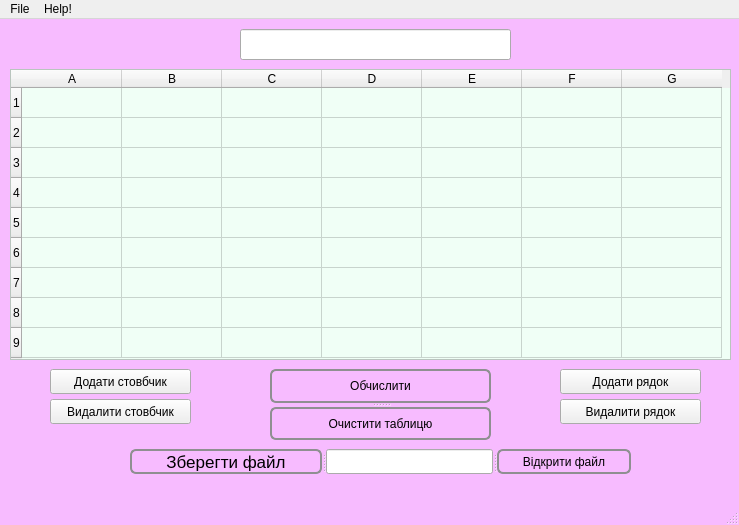
<?xml version="1.0" encoding="UTF-8"?>
<ui version="4.0">
 <class>MainWindow</class>
 <widget class="QMainWindow" name="MainWindow">
  <property name="geometry">
   <rect>
    <x>0</x>
    <y>0</y>
    <width>739</width>
    <height>525</height>
   </rect>
  </property>
  <property name="mouseTracking">
   <bool>false</bool>
  </property>
  <property name="windowTitle">
   <string>MainWindow</string>
  </property>
  <property name="styleSheet">
   <string notr="true">QMainWindow{
	background-color: rgb(247, 187, 255);

	

}</string>
  </property>
  <widget class="QWidget" name="centralwidget">
   <widget class="QTableWidget" name="tableWidget">
    <property name="geometry">
     <rect>
      <x>10</x>
      <y>50</y>
      <width>721</width>
      <height>291</height>
     </rect>
    </property>
    <property name="styleSheet">
     <string notr="true">QTableWidget{
	background-color: rgb(240, 255, 246)
}</string>
    </property>
    <row>
     <property name="text">
      <string>1</string>
     </property>
    </row>
    <row>
     <property name="text">
      <string>2</string>
     </property>
    </row>
    <row>
     <property name="text">
      <string>3</string>
     </property>
    </row>
    <row>
     <property name="text">
      <string>4</string>
     </property>
    </row>
    <row>
     <property name="text">
      <string>5</string>
     </property>
    </row>
    <row>
     <property name="text">
      <string>6</string>
     </property>
    </row>
    <row>
     <property name="text">
      <string>7</string>
     </property>
    </row>
    <row>
     <property name="text">
      <string>8</string>
     </property>
    </row>
    <row>
     <property name="text">
      <string>9</string>
     </property>
    </row>
    <column>
     <property name="text">
      <string>A</string>
     </property>
    </column>
    <column>
     <property name="text">
      <string>B</string>
     </property>
    </column>
    <column>
     <property name="text">
      <string>C</string>
     </property>
    </column>
    <column>
     <property name="text">
      <string>D</string>
     </property>
    </column>
    <column>
     <property name="text">
      <string>E</string>
     </property>
    </column>
    <column>
     <property name="text">
      <string>F</string>
     </property>
    </column>
    <column>
     <property name="text">
      <string>G</string>
     </property>
    </column>
   </widget>
   <widget class="QSplitter" name="splitter">
    <property name="geometry">
     <rect>
      <x>130</x>
      <y>430</y>
      <width>501</width>
      <height>25</height>
     </rect>
    </property>
    <property name="orientation">
     <enum>Qt::Horizontal</enum>
    </property>
    <widget class="QPushButton" name="SaveFile">
     <property name="font">
      <font>
       <family>Arial</family>
       <pointsize>13</pointsize>
       <weight>50</weight>
       <italic>false</italic>
       <bold>false</bold>
      </font>
     </property>
     <property name="styleSheet">
      <string notr="true">QPushButton {
	font: 8pt &quot;Ubuntu&quot;;
    border: 2px solid #8f8f91;
    border-radius: 6px;
    background-color: qlineargradient(x1: 0, y1: 0, x2: 0, y2: 1,
                                      stop: 0 #f6f7fa, stop: 1 #dadbde);
    min-width: 80px;
	
	
	font: 13pt &quot;Arial&quot;;
}

QPushButton:pressed {
    background-color: qlineargradient(x1: 0, y1: 0, x2: 0, y2: 1,
                                      stop: 0 #dadbde, stop: 1 #f6f7fa);
}

QPushButton:flat {
    border: none; /* no border for a flat push button */
}

QPushButton:default {
    border-color: navy; /* make the default button prominent */
}</string>
     </property>
     <property name="text">
      <string>Зберегти файл</string>
     </property>
    </widget>
    <widget class="QLineEdit" name="file_name"/>
    <widget class="QPushButton" name="OpenFile">
     <property name="styleSheet">
      <string notr="true">QPushButton {
    border: 2px solid #8f8f91;
    border-radius: 6px;
    background-color: qlineargradient(x1: 0, y1: 0, x2: 0, y2: 1,
                                      stop: 0 #f6f7fa, stop: 1 #dadbde);
    min-width: 80px;
	
	
	font: 13pt &quot;Arial&quot;;
}

QPushButton:pressed {
    background-color: qlineargradient(x1: 0, y1: 0, x2: 0, y2: 1,
                                      stop: 0 #dadbde, stop: 1 #f6f7fa);
}

QPushButton:flat {
    border: none; /* no border for a flat push button */
}

QPushButton:default {
    border-color: navy; /* make the default button prominent */
}</string>
     </property>
     <property name="text">
      <string>Відкрити файл</string>
     </property>
    </widget>
   </widget>
   <widget class="QSplitter" name="splitter_2">
    <property name="geometry">
     <rect>
      <x>270</x>
      <y>350</y>
      <width>221</width>
      <height>71</height>
     </rect>
    </property>
    <property name="orientation">
     <enum>Qt::Vertical</enum>
    </property>
    <widget class="QPushButton" name="CalculateButton">
     <property name="styleSheet">
      <string notr="true">QPushButton {
    border: 2px solid #8f8f91;
    border-radius: 6px;
    background-color: qlineargradient(x1: 0, y1: 0, x2: 0, y2: 1,
                                      stop: 0 #f6f7fa, stop: 1 #dadbde);
    min-width: 80px;
	
	
	font: 18pt &quot;Arial&quot;;
}

QPushButton:pressed {
    background-color: qlineargradient(x1: 0, y1: 0, x2: 0, y2: 1,
                                      stop: 0 #dadbde, stop: 1 #f6f7fa);
}

QPushButton:flat {
    border: none; /* no border for a flat push button */
}

QPushButton:default {
    border-color: navy; /* make the default button prominent */
}</string>
     </property>
     <property name="text">
      <string>Обчислити</string>
     </property>
    </widget>
    <widget class="QPushButton" name="SetAboba">
     <property name="styleSheet">
      <string notr="true">QPushButton {
    border: 2px solid #8f8f91;
    border-radius: 6px;
    background-color: qlineargradient(x1: 0, y1: 0, x2: 0, y2: 1,
                                      stop: 0 #f6f7fa, stop: 1 #dadbde);
    min-width: 80px;
	
	
	font: 18pt &quot;Arial&quot;;
}

QPushButton:pressed {
    background-color: qlineargradient(x1: 0, y1: 0, x2: 0, y2: 1,
                                      stop: 0 #dadbde, stop: 1 #f6f7fa);
}

QPushButton:flat {
    border: none; /* no border for a flat push button */
}

QPushButton:default {
    border-color: navy; /* make the default button prominent */
}</string>
     </property>
     <property name="text">
      <string>Очистити таблицю</string>
     </property>
    </widget>
   </widget>
   <widget class="QLineEdit" name="lineEdit">
    <property name="geometry">
     <rect>
      <x>240</x>
      <y>10</y>
      <width>271</width>
      <height>31</height>
     </rect>
    </property>
   </widget>
   <widget class="QLabel" name="label_2">
    <property name="geometry">
     <rect>
      <x>300</x>
      <y>310</y>
      <width>91</width>
      <height>19</height>
     </rect>
    </property>
    <property name="font">
     <font>
      <pointsize>16</pointsize>
     </font>
    </property>
    <property name="text">
     <string/>
    </property>
   </widget>
   <widget class="QPushButton" name="pushButton">
    <property name="geometry">
     <rect>
      <x>50</x>
      <y>350</y>
      <width>141</width>
      <height>25</height>
     </rect>
    </property>
    <property name="text">
     <string>Додати стовбчик</string>
    </property>
   </widget>
   <widget class="QPushButton" name="pushButton_2">
    <property name="geometry">
     <rect>
      <x>560</x>
      <y>350</y>
      <width>141</width>
      <height>25</height>
     </rect>
    </property>
    <property name="text">
     <string>Додати рядок</string>
    </property>
   </widget>
   <widget class="QPushButton" name="pushButton_3">
    <property name="geometry">
     <rect>
      <x>50</x>
      <y>380</y>
      <width>141</width>
      <height>25</height>
     </rect>
    </property>
    <property name="text">
     <string>Видалити стовбчик</string>
    </property>
   </widget>
   <widget class="QPushButton" name="pushButton_4">
    <property name="geometry">
     <rect>
      <x>560</x>
      <y>380</y>
      <width>141</width>
      <height>25</height>
     </rect>
    </property>
    <property name="text">
     <string>Видалити рядок</string>
    </property>
   </widget>
  </widget>
  <widget class="QMenuBar" name="menubar">
   <property name="geometry">
    <rect>
     <x>0</x>
     <y>0</y>
     <width>739</width>
     <height>22</height>
    </rect>
   </property>
   <widget class="QMenu" name="menuFile">
    <property name="title">
     <string>File</string>
    </property>
    <addaction name="actionQuit"/>
   </widget>
   <widget class="QMenu" name="menuHelp">
    <property name="title">
     <string>Help!</string>
    </property>
    <addaction name="actionOpen_helper"/>
   </widget>
   <addaction name="menuFile"/>
   <addaction name="menuHelp"/>
  </widget>
  <widget class="QStatusBar" name="statusbar"/>
  <action name="actionOpen_File">
   <property name="text">
    <string>Open File..</string>
   </property>
  </action>
  <action name="actionSave_File">
   <property name="text">
    <string>Save File..</string>
   </property>
  </action>
  <action name="actionQuit">
   <property name="text">
    <string>Exit</string>
   </property>
  </action>
  <action name="actionAdd_column">
   <property name="text">
    <string>Add column</string>
   </property>
  </action>
  <action name="actionAdd_row">
   <property name="text">
    <string>Add row</string>
   </property>
  </action>
  <action name="actionOpen_helper">
   <property name="text">
    <string>Open helper</string>
   </property>
  </action>
 </widget>
 <resources/>
 <connections/>
</ui>
